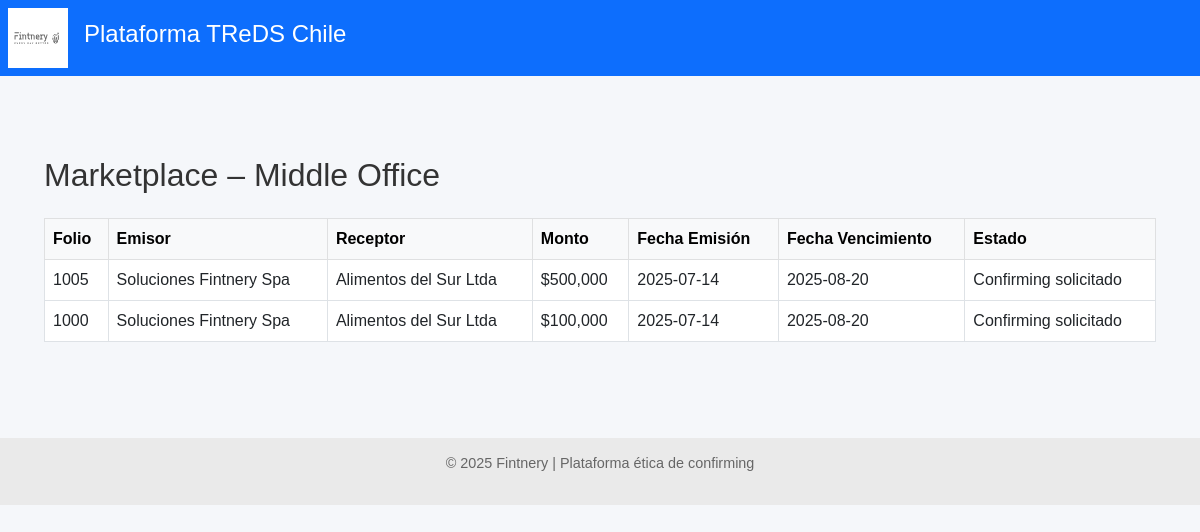
The app's page /marketplace/marketplace-general, older data.
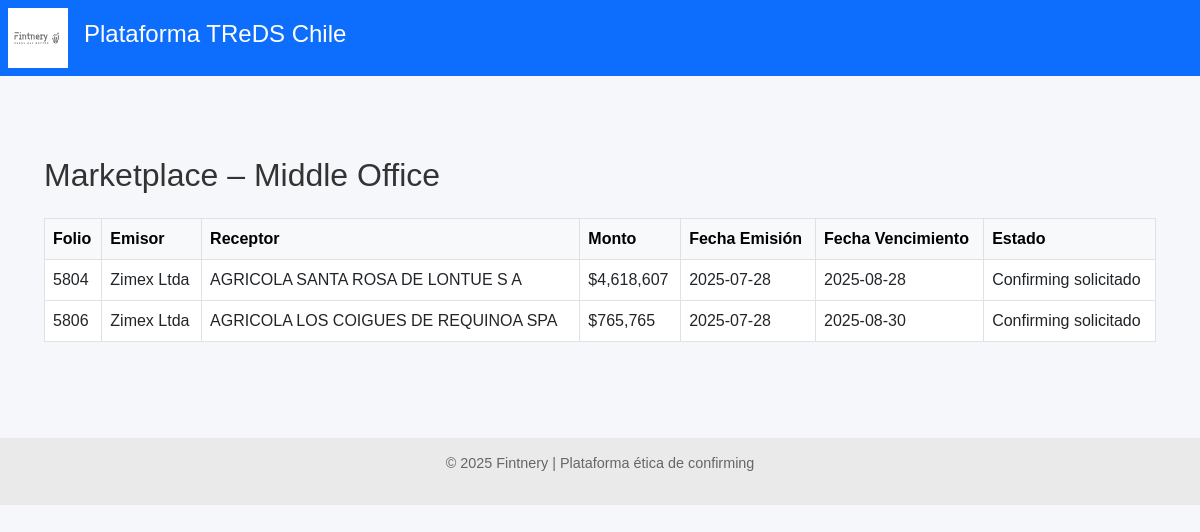
The same page, newer data.
### models.py (models this page shows)
class FacturaDB(Base):
    __tablename__ = "facturas"
    id = Column(Integer, primary_key=True, index=True)
    rut_emisor = Column(String, index=True)
    rut_receptor = Column(String)
    tipo_dte = Column(String)
    folio = Column(Integer)
    monto = Column(Integer)
    estado_dte = Column(String)
    razon_social_emisor = Column(String)
    razon_social_receptor = Column(String)
    fecha_emision = Column(Date)
    fecha_vencimiento = Column(Date)
    fecha_vencimiento_original = Column(Date, nullable=True)
    modificacion_aceptada_por_proveedor = Column(Boolean, nullable=True, default=None)
    confirming_solicitado = Column(Boolean, default=False)
    origen_confirmacion = Column(String, default="Desconocido")
    financiador_adjudicado = Column(Integer, ForeignKey("financiadores.id"), nullable=True)
    proveedor_id = Column(Integer, ForeignKey("proveedores.id"))
    proveedor = relationship("Proveedor", back_populates="facturas")
    pagador_id = Column(Integer, ForeignKey("pagadores.id"))
    pagador = relationship("Pagador", back_populates="facturas")
    ofertas = relationship("OfertaFinanciamiento", back_populates="factura")
    financiador = relationship(
        "Financiador",
        primaryjoin=Financiador.id == foreign(cast(financiador_adjudicado, Integer)), viewonly=True,
        uselist=False,
    )

### routers/marketplace.py (the view)
@router.get("/marketplace-general")
def ver_marketplace_general(request: Request, db: Session = Depends(get_db)):
    facturas = (
        db.query(FacturaDB)
        .filter(FacturaDB.estado_dte == "Confirming solicitado")
        .all()
    )
    return templates.TemplateResponse(
        "marketplace_general.html",
        {
            "request": request,
            "facturas": facturas
        }
    )

### templates/marketplace_general.html (shortened to what this page needs)
{% extends "base.html" %}
{% block content %}
<div class="container mt-5">
  <h2 class="mb-4">Marketplace – Middle Office</h2>
  {% if facturas %}
  <div class="table-responsive">
    <table class="table table-bordered table-hover bg-white">
      <thead class="table-light">
        <tr>
          <th>Folio</th>
          <th>Emisor</th>
          <th>Receptor</th>
          <th>Monto</th>
          <th>Fecha Emisión</th>
          <th>Fecha Vencimiento</th>
          <th>Estado</th>
        </tr>
      </thead>
      <tbody>
        {% for f in facturas %}
        <tr>
          <td>{{ f.folio }}</td>
          <td>{{ f.razon_social_emisor }}</td>
          <td>{{ f.razon_social_receptor }}</td>
          <td>${{ "{:,.0f}".format(f.monto) }}</td>
          <td>{{ f.fecha_emision }}</td>
          <td>{{ f.fecha_vencimiento }}</td>
          <td>{{ f.estado_dte }}</td>
        </tr>
        {% endfor %}
      </tbody>
    </table>
  </div>
  {% else %}
  <p class="text-muted">No hay facturas disponibles actualmente.</p>
  {% endif %}
</div>
{% endblock %}

### templates/base.html (shortened to what this page needs)
<!DOCTYPE html>
<html lang="es">
<head>
    <link href="https://cdn.jsdelivr.net/npm/bootstrap@5.3.0/dist/css/bootstrap.min.css" rel="stylesheet">
    <link rel="stylesheet" href="/static/styles.css">
</head>
<body>
    <header class="main-header d-flex align-items-center bg-primary text-white p-2">
        <img src="/static/LogoFIntneryWeb.svg" alt="Fintnery" class="logo me-3" style="height: 60px;">
        <h1 class="titulo-principal">Plataforma TReDS Chile</h1>
    </header>
    <main>
        {% block content %}{% endblock %}
    </main>
    <footer class="footer text-center mt-5">
        <p>&copy; 2025 Fintnery | Plataforma ética de confirming</p>
    </footer>
</body>
</html>

### static/styles.css (style rules this page uses)
body { font-family: sans-serif; margin: 0; background-color: #f5f7fa; color: #333; }
.main-header { background-color: #1f3a93; color: white; padding: 1em; display: flex; align-items: center; }
.logo { height: 40px; margin-right: 15px; }
.titulo-principal { font-size: 1.5em; }
footer.footer { background-color: #eaeaea; text-align: center; padding: 1em; font-size: 0.9em; color: #666; }
main { padding: 2em; }

Row changes from the older to the newer data that the page shows:
no longer on this page (row edited): FacturaDB: folio "1000", razon_social_emisor "Soluciones Fintnery Spa", razon_social_receptor "Alimentos del Sur Ltda", monto "100,000", fecha_emision "2025-07-14", fecha_vencimiento "2025-08-20", estado_dte "Confirming solicitado"
changed FacturaDB: folio "1005" → "5804"; razon_social_emisor "Soluciones Fintnery Spa" → "Zimex Ltda"; razon_social_receptor "Alimentos del Sur Ltda" → "AGRICOLA SANTA ROSA DE LONTUE S A"; monto "500,000" → "4,618,607"; fecha_emision "2025-07-14" → "2025-07-28"; fecha_vencimiento "2025-08-20" → "2025-08-28"
now on this page (row edited): FacturaDB: folio "5806", razon_social_emisor "Zimex Ltda", razon_social_receptor "AGRICOLA LOS COIGUES DE REQUINOA SPA", monto "765,765", fecha_emision "2025-07-28", fecha_vencimiento "2025-08-30", estado_dte "Confirming solicitado"
